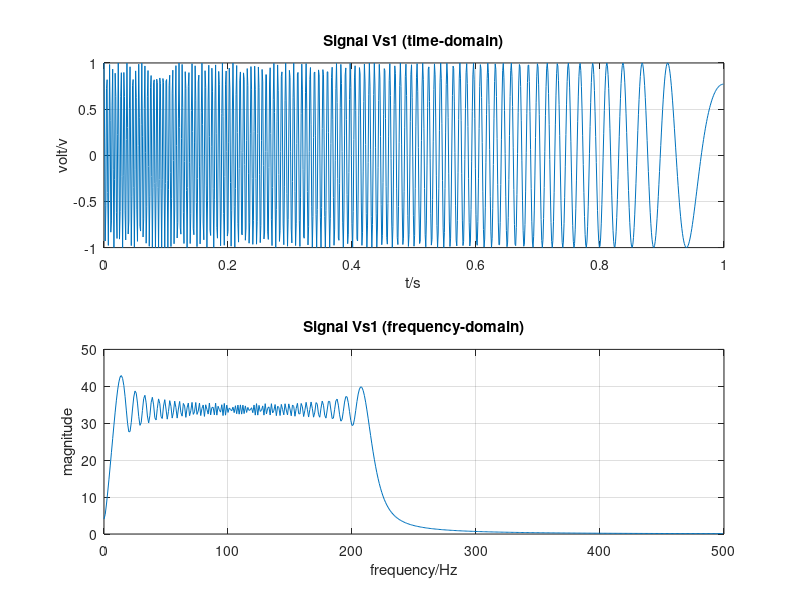

The MATLAB script that drew this image:
clear all
close all
clc

%%
fs = 1000;
t = (0:1/fs:1-1/fs)';

Vs1 = chirp(t,220,t(end),0);
% plot Vs1 in time domain

figure;
subplot(2,1,1);
plot(t, Vs1);
title('Signal Vs1 (time-domain)');
xlabel('t/s'); ylabel('volt/v'); grid on;

% plot Vs1 in frequency domain
N = length(Vs1);                                                            % length of signal Vs1
fftVs1 = fft(Vs1);                                                         
fax_Hz = (0:N-1)*(fs/N);                                                    % frequency axis
subplot(2,1,2);
plot(fax_Hz(1:ceil(N/2)), abs(fftVs1(1:ceil(N/2))));                        % plot single sided frequency spectrum
title('Signal Vs1 (frequency-domain)');
xlabel('frequency/Hz'); ylabel('magnitude'); grid on;




